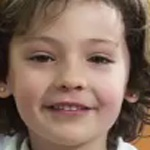
#> input picture Data/Adriano/rotro_0.jpg, 150 x 150 px, found by its file name; its folder holds only this picture in this run
$ python EntrenandoRF.py
#> lines starting #> are read from the running program, lines starting #| are printed output that depends on the picture
import cv2
import os
import numpy as np

dataPath = "D:/DAVID/UNSA/IV TAREAS/9. labo de AC/Trabajo_Final_AC/Data"
peopleList = os.listdir(dataPath)
print("lista de personas: ", peopleList)

labels = []
facesData = []
label = 0

for nameDir in peopleList:
    personPath = dataPath + "/" + nameDir
    print("leyendo las imagenes")

    for fileName in os.listdir((personPath)):
        print("Rostros: ", nameDir + "/" + fileName)
        labels.append(label)
        facesData.append(cv2.imread(personPath + "/" + fileName, 0))
        image = cv2.imread(personPath + "/" + fileName, 0)
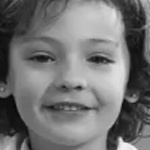
#> image: shape (150, 150); min 4, max 251, mean 114.6

        #cv2.imshow("image", image)
        #cv2.waitkey(10)

    label += 1
#> pass 2 of the loop `for nameDir in peopleList:`:
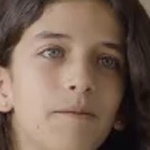
#> input picture Data/Briana/rotro_0.jpg, 150 x 150 px, found by its file name
#> `image = cv2.imread(personPath + "/" + fileName, 0)`:
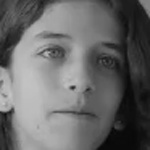
#> image: shape (150, 150); min 5, max 200, mean 103.9

# [6 lines of commented-out code are left out]
face_recognizer = cv2.face.FisherFaceRecognizer_create()

print("entrenamiento ... ")
face_recognizer.train(facesData, np.array(labels))


#face_recognizer.write("modeloEigenFace.xml")
face_recognizer.write("modeloFisherFace.xml")
print("modelo almacenado")
